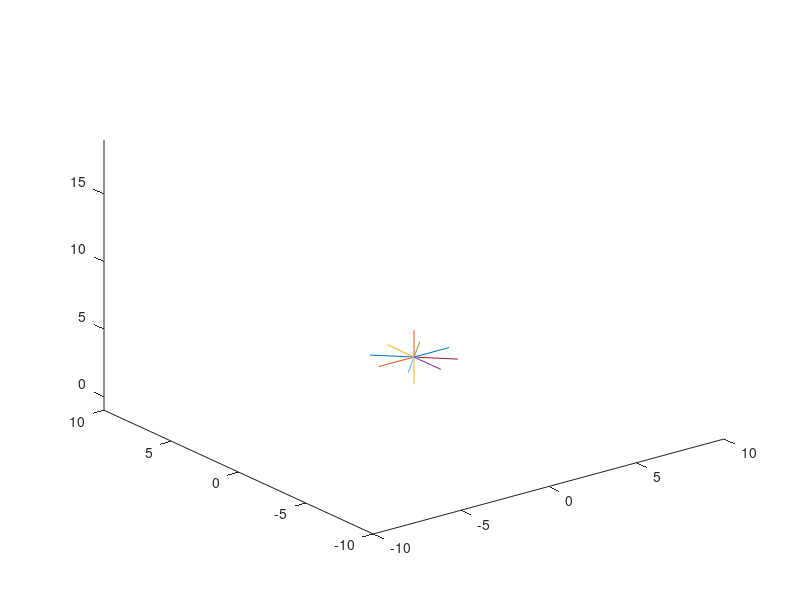

The MATLAB source for this figure:
sensor_range = 2;

current_pos_x = 0;
current_pos_y = 0;
current_pos_z = 4;

%x
%
%                                           -
%                   1                       |
%              7         5                  |sensor_range
%                                           |
%            4      X      3                |
%                                           -            
%              6         8
%                   2
%                                           y
%           X = [current_pos_x current_pos_y]
%                                                   

sensor1 = [ 
            current_pos_x current_pos_x + sensor_range;
            current_pos_y current_pos_y
            current_pos_z current_pos_z
          ]
      
sensor2 = [ 
            current_pos_x current_pos_x - sensor_range;
            current_pos_y current_pos_y
            current_pos_z current_pos_z
          ]

sensor3 = [
            current_pos_x current_pos_x;
            current_pos_y current_pos_y + sensor_range
            current_pos_z current_pos_z
          ]
      
sensor4 = [
            current_pos_x current_pos_x;
            current_pos_y current_pos_y - sensor_range
            current_pos_z current_pos_z
          ]
      
sensor5 = [
            current_pos_x current_pos_x + sensor_range*sin(deg2rad(45));
            current_pos_y current_pos_y + sensor_range*cos(deg2rad(45));
            current_pos_z current_pos_z
          ] 
      
sensor6 = [
            current_pos_x current_pos_x - sensor_range*sin(deg2rad(45));
            current_pos_y current_pos_y - sensor_range*cos(deg2rad(45));
            current_pos_z current_pos_z
          ] 

sensor7 = [
            current_pos_x current_pos_x + sensor_range*sin(deg2rad(45));
            current_pos_y current_pos_y - sensor_range*cos(deg2rad(45));
            current_pos_z current_pos_z
          ] 
      
sensor8 = [
            current_pos_x current_pos_x - sensor_range*sin(deg2rad(45));
            current_pos_y current_pos_y + sensor_range*cos(deg2rad(45));
            current_pos_z current_pos_z
          ]

sensor9 = [
            current_pos_x current_pos_x;
            current_pos_y current_pos_y;
            current_pos_z current_pos_z + sensor_range;
          ]      
      
sensor10 = [
            current_pos_x current_pos_x;
            current_pos_y current_pos_y;
            current_pos_z current_pos_z - sensor_range;
          ]      

hold on;
view(3)
plot3(sensor1(1,:), sensor1(2,:), sensor1(3,:))
plot3(sensor2(1,:), sensor2(2,:), sensor2(3,:))
plot3(sensor3(1,:), sensor3(2,:), sensor3(3,:))
plot3(sensor4(1,:), sensor4(2,:), sensor4(3,:))
plot3(sensor5(1,:), sensor5(2,:), sensor5(3,:))
plot3(sensor6(1,:), sensor6(2,:), sensor6(3,:))
plot3(sensor7(1,:), sensor7(2,:), sensor7(3,:))
plot3(sensor8(1,:), sensor8(2,:), sensor8(3,:))
plot3(sensor9(1,:), sensor9(2,:), sensor9(3,:))
plot3(sensor10(1,:), sensor10(2,:), sensor10(3,:))

xlim([-10 10])
ylim([-10 10])
zlim([-1  19])
hold off;
      
      